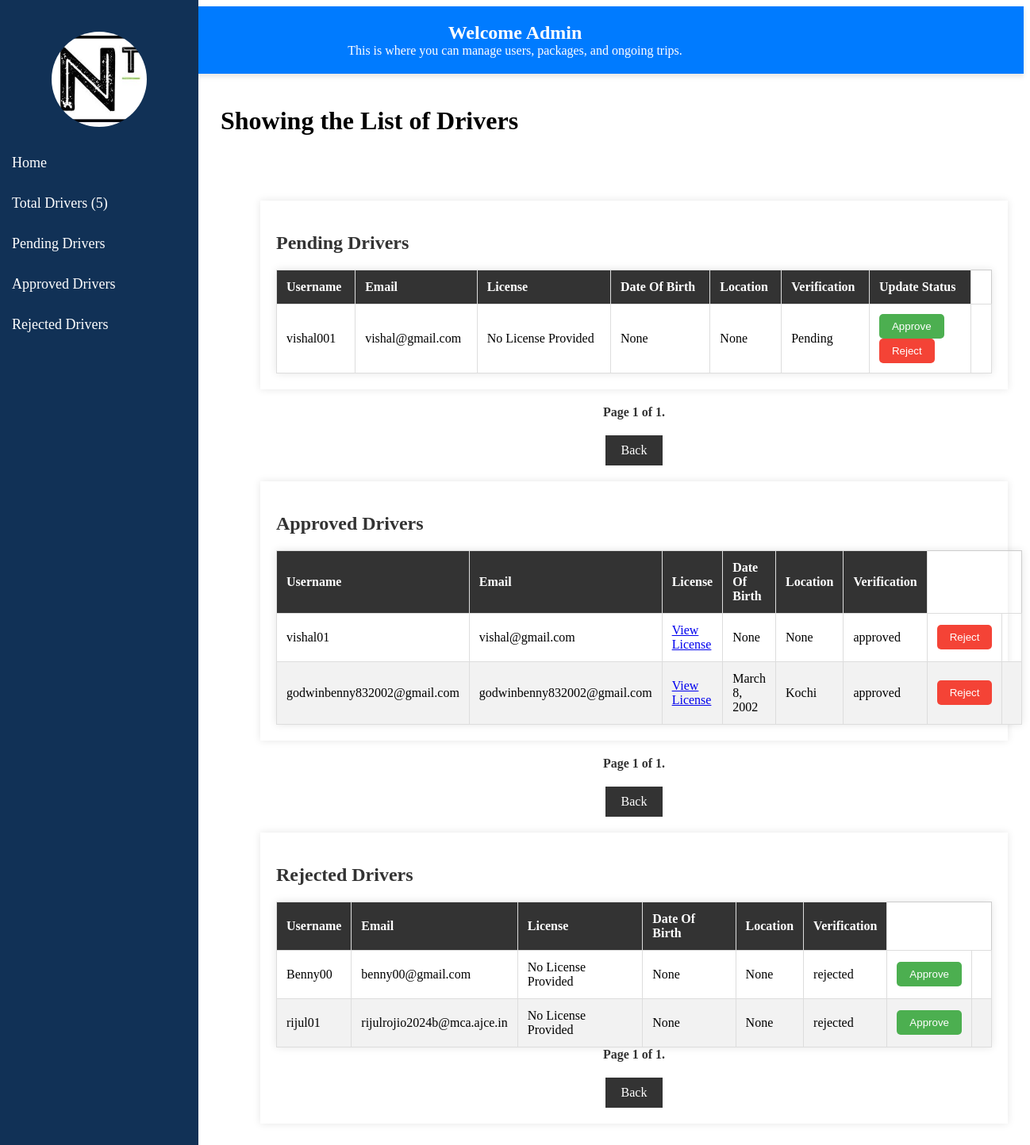
The page /drivers/ (signed in) on the database its author committed.
### Niwi_Travels/models.py (models this page shows, shortened)
class User(AbstractUser):
    is_traveller = models.BooleanField(default=True)
    is_driver = models.BooleanField(default=False)

class Driver(models.Model):
    user = models.OneToOneField(User, on_delete=models.CASCADE, primary_key=True,related_name='driver')
    first_name = models.CharField(max_length=255)
    last_name = models.CharField(max_length=255)
    contact_email = models.EmailField(max_length=254)
    contact_phone_number = models.CharField(max_length=15)
    profile_photo = models.ImageField(blank=True, null=True, upload_to='driver_profile_photos/')
    verification = models.CharField(max_length=20, default='Pending')
    admin_notes = models.TextField(blank=True, null=True)
    license = models.FileField(blank=True, null=True, upload_to='college_pdf_copies/')
    date_of_birth = models.DateField(null=True, blank=True)  # Add date_of_birth field
    location = models.CharField(max_length=100, null=True, blank=True)  # Add location field

### Niwi_Travels/views.py (the view)
# urls.py: path('drivers/', views.drivers, name='drivers'),
@never_cache
@login_required(login_url='log')
def drivers(request):
    if request.user.is_staff:
        user_profiles = User.objects.filter(is_driver=True)
        user_count = user_profiles.count()
        paginator = Paginator(user_profiles, 10)
        page_number = request.GET.get('page')
        page = paginator.get_page(page_number)
        approved_users = User.objects.filter(driver__verification='approved')
        rejected_users = User.objects.filter(driver__verification='rejected')
        approved_drivers = Driver.objects.filter(verification='approved')
        rejected_drivers = Driver.objects.filter(verification='rejected')
        context = {
            'user_profiles': page,
            'user_count': user_count,
            'approved_users': approved_users,
            'rejected_users': rejected_users,
            'approved_drivers': approved_drivers,
            'rejected_drivers': rejected_drivers,
        }
        return render(request, 'drivers.html', context)
    return redirect('/log')

### templates/drivers.html (shortened to what this page needs)
{% load static %}
<!doctype html>
<html lang="en">
<head>
</head>
<body>
    <div class="sidebar">
        <div class="profile-picture"></div>
        <a href="/admins" id="logout-link">Home</a>
        <a href="{% url 'drivers' %}">Total Drivers ({{ user_count }})</a>
        <a href="#pending">Pending Drivers</a>
        <a href="#approved">Approved Drivers</a>
        <a href="#rejected">Rejected Drivers</a>
    </div>
    <div class="navbar">
        <h1>Welcome Admin</h1>
        <p>This is where you can manage users, packages, and ongoing trips.</p>
    </div>
    <div class="main-content">
        <h1>Showing the List of Drivers</h1>
    </div>
   <div class="table-container">
    <main>
        <section class="ftco-section bg-light" id="pending">
            <h2>Pending Drivers</h2>
        <table>
            <thead>
                <tr>
                    <th>Username</th>
                    <th>Email</th>
                    <th>License</th>
                    <th>Date Of Birth</th>
                    <th>Location</th>
                    <th>Verification</th>
                    <th>Update Status</th>
                </tr>
            </thead>
            <tbody>
                {% for user_profile in user_profiles %}
                {% if user_profile.driver.verification == 'Pending' %}
                    <tr>
                        <td>{{ user_profile.username }}</td>
                        <td>{{ user_profile.email }}</td>
                        <td>
                            {% if user_profile.driver.license %}
                                <a href="{{ user_profile.driver.license.url }}" target="_blank">View License</a>
                            {% else %}
                                No License Provided
                            {% endif %}
                        </td>
                        <td>{{ user_profile.driver.date_of_birth }}</td>
                        <td>{{ user_profile.driver.location }}</td>
                        <td>{{ user_profile.driver.verification }}</td>
                        <td>
                            <form method="post" action="{% url 'update_verification_status' user_profile.id %}">
                                <button type="submit" class="approve-button">Approve</button>
                            </form>
                            <form method="post" action="{% url 'update_verification_status' user_profile.id %}">
                                <button type="submit" class="reject-button">Reject</button>
                            </form>
                        </td>
                        <td>
                        </td>
                    </tr>
                {% endif %}
                {% endfor %}
            </tbody>
        </table>
    </section>
        <div class="pagination">
            <span class="step-links">
                <span class="current">
                    Page {{ user_profiles.number }} of {{ user_profiles.paginator.num_pages }}.
                </span>
            </span>
        </div>
        <div class="back-button">
            <a href="/admins" class="button">Back</a>
        </div>
        <section class="ftco-section bg-light" id="approved">
            <h2>Approved Drivers</h2>
            <table>
                <thead>
                    <tr>
                        <th>Username</th>
                        <th>Email</th>
                        <th>License</th>
                        <th>Date Of Birth</th>
                        <th>Location</th>
                        <th>Verification</th>
                    </tr>
                </thead>
                <tbody>
                    {% for user in approved_users %}
                        <tr>
                            <td>{{ user.username }}</td>
                            <td>{{ user.email }}</td>
                            <td>
                                {% if user.driver.license %}
                                    <a href="{{ user.driver.license.url }}" target="_blank">View License</a>
                                {% else %}
                                    No License Provided
                                {% endif %}
                            </td>
                            <td>{{ user.driver.date_of_birth }}</td>
                            <td>{{ user.driver.location }}</td>
                            <td>{{ user.driver.verification }}</td>
                        <td>
                            <form method="post" action="{% url 'update_verification_status' user.id %}">
                                <button type="submit" class="reject-button">Reject</button>
                            </form>
                        </td>
                        <td>
                        </td>
                        </tr>
                    {% endfor %}
                </tbody>
            </table>
        </section>
    </main>
        <div class="pagination">
            <span class="step-links">
                <span class="current">
                    Page {{ user_profiles.number }} of {{ user_profiles.paginator.num_pages }}.
                </span>
            </span>
        </div>
        <div class="back-button">
            <a href="/admins" class="button">Back</a>
        </div>
        <section class="ftco-section bg-light" id="rejected">
        <h2>Rejected Drivers</h2>
        <table>
            <thead>
                <tr>
                    <th>Username</th>
                    <th>Email</th>
                    <th>License</th>
                    <th>Date Of Birth</th>
                    <th>Location</th>
                    <th>Verification</th>
                </tr>
            </thead>
            <tbody>
                {% for user in rejected_users %}
                    <tr>
                        <td>{{ user.username }}</td>
                        <td>{{ user.email }}</td>
                        <td>
                            {% if user.driver.license %}
                                <a href="{{ user.driver.license.url }}" target="_blank">View License</a>
                            {% else %}
                                No License Provided
                            {% endif %}
                        </td>
                        <td>{{ user.driver.date_of_birth }}</td>
                        <td>{{ user.driver.location }}</td>
                        <td>{{ user.driver.verification }}</td>
                        <td>
                            <form method="post" action="{% url 'update_verification_status' user.id %}">
                                <button type="submit" class="approve-button">Approve</button>
                            </form>
                        </td>
                        <td>
                        </td>
                    </tr>
                {% endfor %}
            </tbody>
        </table>
        <div class="pagination">
            <span class="step-links">
                <span class="current">
                    Page {{ user_profiles.number }} of {{ user_profiles.paginator.num_pages }}.
                </span>
            </span>
        </div>
        <div class="back-button">
            <a href="/admins" class="button">Back</a>
        </div>
    </div>
</body>
</html>

### rows shown on the page
User: username "vishal001", email "vishal@gmail.com", shows "No License Provided", driver.date_of_birth "None", driver.location "None", driver.verification "Pending"
User: username "vishal01", email "vishal@gmail.com", driver.date_of_birth "None", driver.location "None", driver.verification "approved"
User: username "godwinbenny832002@gmail.com", email "godwinbenny832002@gmail.com", driver.date_of_birth "March 8, 2002", driver.location "Kochi", driver.verification "approved"
User: username "Benny00", email "benny00@gmail.com", shows "No License Provided", driver.date_of_birth "None", driver.location "None", driver.verification "rejected"
User: username "rijul01", email "rijulrojio2024b@mca.ajce.in", shows "No License Provided", driver.date_of_birth "None", driver.location "None", driver.verification "rejected"

### other values the page prints
{{ user_count }} "5"
{{ user_profiles.number }} "1"
{{ user_profiles.paginator.num_pages }} "1"
